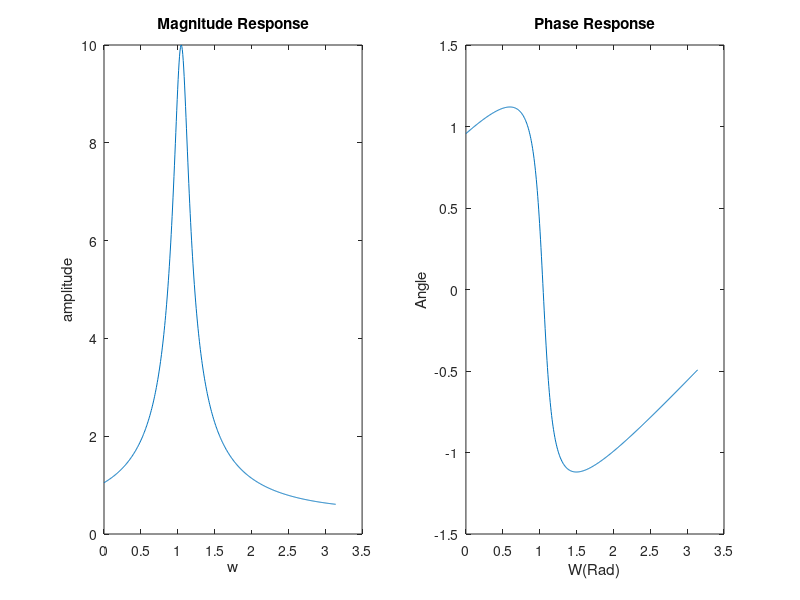

The MATLAB source for this figure:
clear all;
close all;
clc;
w = (0:1:500) * pi/500;
x = exp(1j*(w-pi/3)) ./ (exp(1j*(w -pi/3))-0.9);
subplot(1,2,1);
plot(w,abs(x));
title("Magnitude Response");
xlabel("w");
ylabel("amplitude");
subplot(1,2,2);
plot(w,angle(x));
title("Phase Response");
xlabel("W(Rad)");
ylabel("Angle");